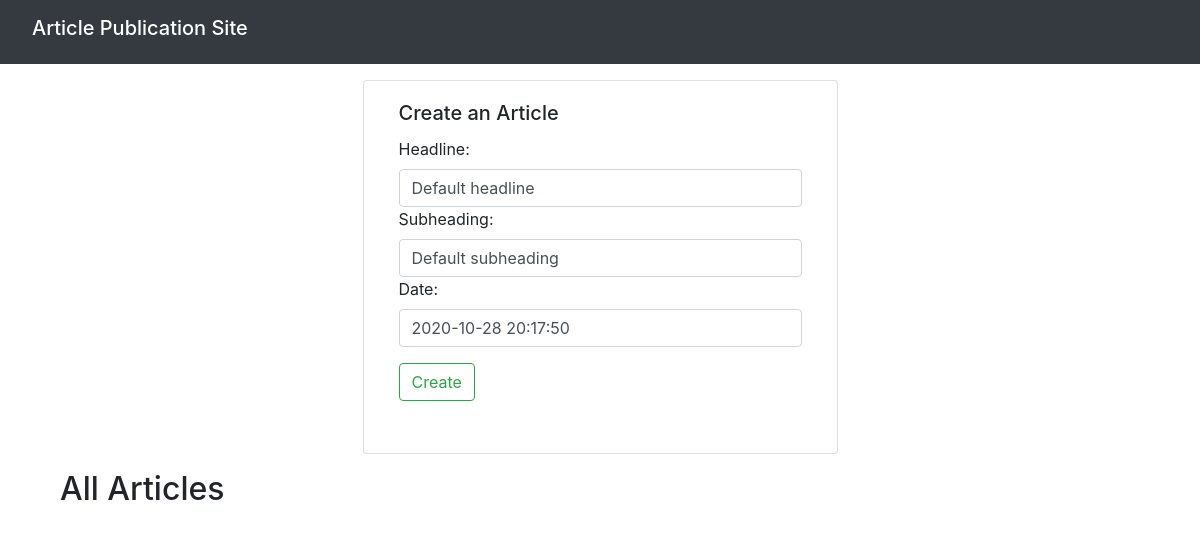
/, run on an earlier commit of the app's database.
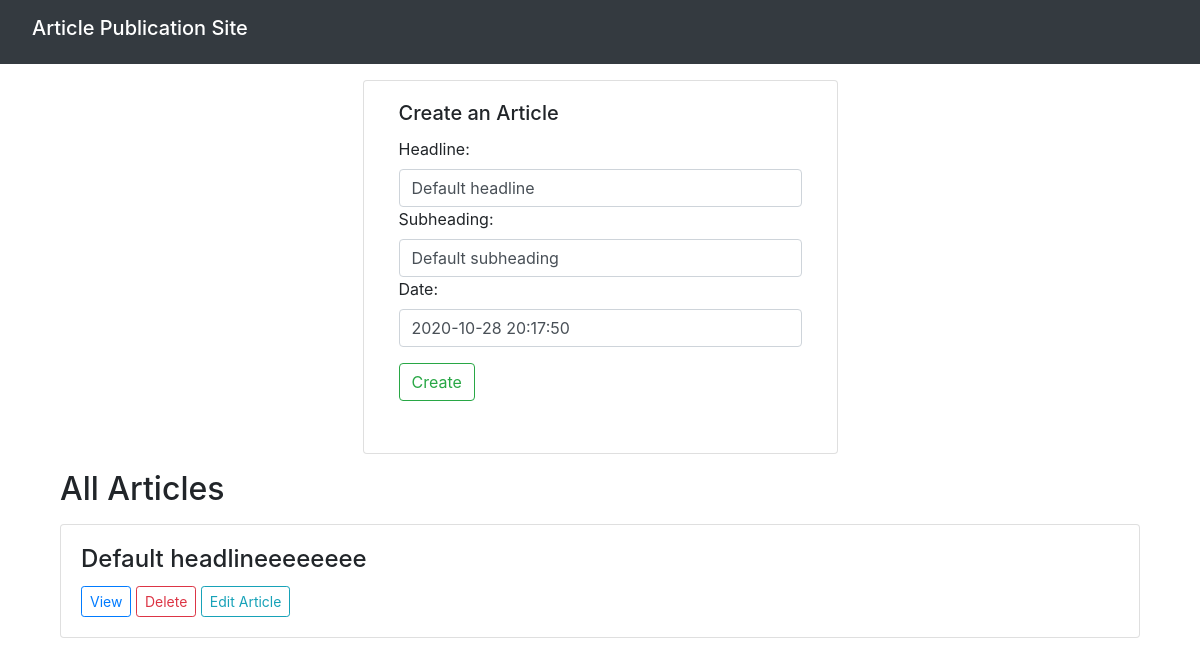
And on a later commit of the database.
### article/models.py (models this page shows, shortened)
class Article(models.Model):
    headline = models.CharField(max_length=255, default='Default headline')
    subheading = models.TextField(default='Default subheading')
    date = models.DateTimeField(default=timezone.now)

### article/views.py (the view, shortened to what this page needs)
# urls.py: path('', ArticleList.as_view(), name='article_list_url'),
class ArticleList(View):
    def get(self, request):
        articleForm = ArticleForm()
        editForm = ArticleEditForm()
        articles = Article.objects.all()
        return render(request, 'articles.html', {'articleForm' : articleForm, 'editForm': editForm, 'articles' : articles})

### article/forms.py
class ArticleForm(ModelForm):
    class Meta:
        model = Article
        fields = ['headline', 'subheading', 'date']
        widgets = {
            'headline' : forms.TextInput(attrs={'class': 'form-control'}),
            'subheading' : forms.TextInput(attrs={'class': 'form-control'}),
            'date' : forms.TextInput(attrs={'class': 'form-control'}),
        }

class ArticleEditForm(ModelForm):
    class Meta:
        model = Article
        fields = ['headline', 'subheading', 'date']
        widgets = {
            'headline' : forms.TextInput(attrs={'class': 'form-control', 'id' : 'headline'}),
            'subheading' : forms.TextInput(attrs={'class': 'form-control', 'id' : 'subheading'}),
            'date' : forms.TextInput(attrs={'class': 'form-control', 'id' : 'date'}),
        }

### article/templates/articles.html (shortened to what this page needs)
{% extends 'base.html' %}
{% block form-content %}
<div class="card col-5 mt-3">
  <div class="card-body">
    <h5 class="card-title">Create an Article</h5>
    <form class="form-group" method="post" id="createArticleForm">
      {{ articleForm }}
      <button type="button" class = "btn btn-outline-success my-3" id="createButton">Create</button>
    </form>
  </div>
</div>
{% endblock %}
{% block article-content %}
<div id="articleList">
  <h2 class="my-3">All Articles</h2>
  {% for article in articles %}
  <div name="article" data-id="{{ article.id }}">
    <div class="row my-3">
      <div class="col">
        <div class="card">
          <div class="card-body">
            <h4 class="card-title" name="headline"> {{ article.headline }} </h4>
            <button type="button" class="btn btn-outline-primary btn-sm" id="viewButton">View</button>
            <button type="button" class="btn btn-outline-danger btn-sm" id="deleteButton">Delete</button>
            <button type="button" class="btn btn-outline-info btn-sm" data-toggle="modal" data-target="#editModal" id="modalButton" data-id="{{ article.id }}">Edit Article</button>
          </div>
        </div>
      </div>
    </div>
  </div>
  {% endfor %}
</div>
{% endblock %}

What changed in the data, as far as the page shows it:
added Article: headline "Default headlineeeeeeee"
